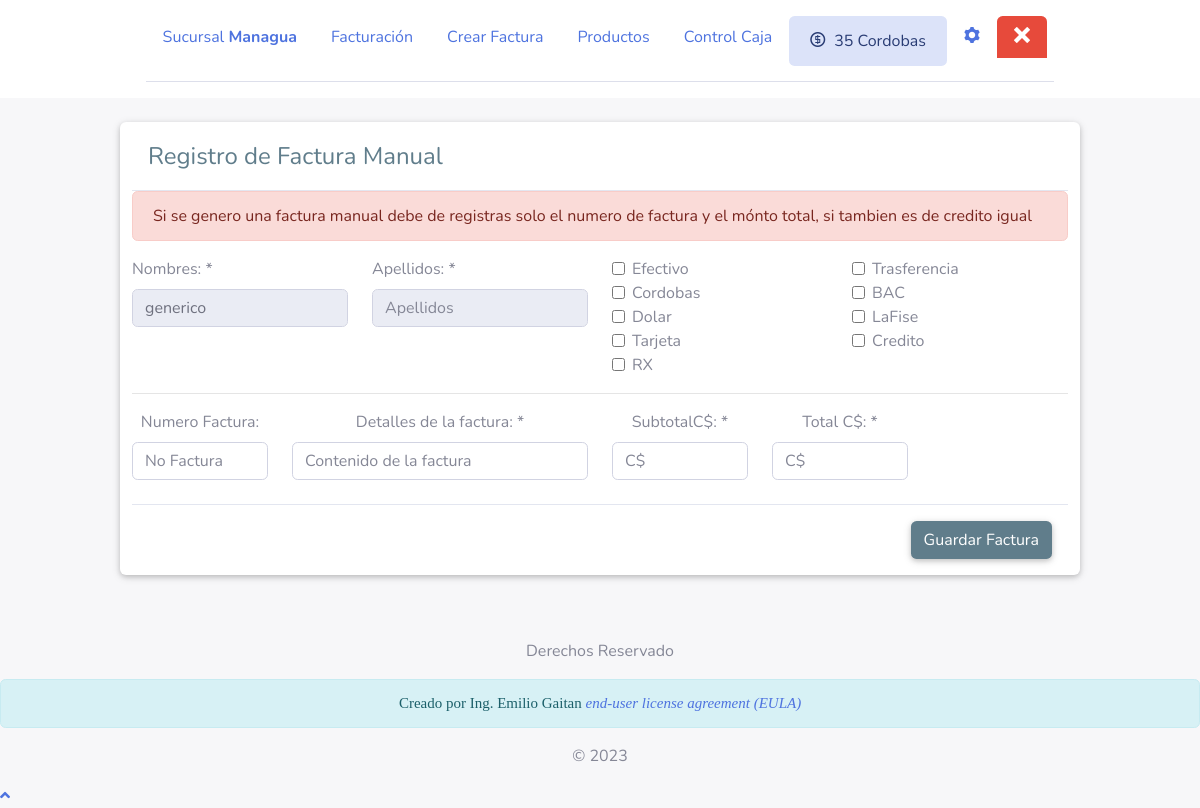
Before: /temporal/factura_manual.php (signed in) with the older database file.
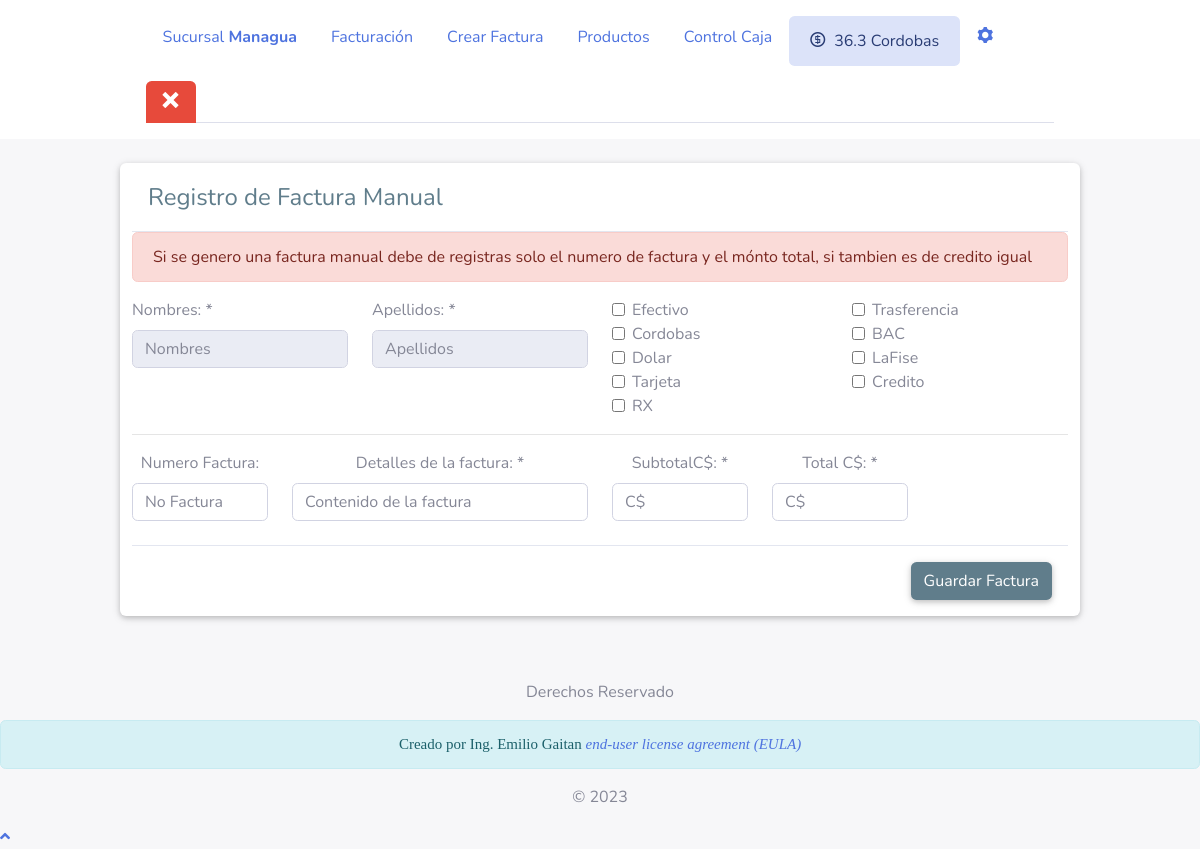
After: the same page with the newer database file.
### tables this page shows
CREATE TABLE `tasa` (
  `indcambio` int NOT NULL,
  `dolar` double DEFAULT NULL
);

CREATE TABLE `clientes` (
  `indcliente` int NOT NULL,
  `nombre` varchar(50) DEFAULT NULL,
  `apellido` varchar(50) DEFAULT NULL,
  `direccion1` varchar(100) DEFAULT NULL,
  `direccion2` varchar(100) DEFAULT NULL,
  `cedula` varchar(50) DEFAULT NULL,
  `telefono` varchar(25) DEFAULT NULL,
  `indsucursal` int DEFAULT NULL,
  `status` int DEFAULT NULL
);

### BD-Connection/datos_clientes.php (called while the page is built, shortened)
<?php
class datos_clientes
{
    public static function cambio_dolar($mysqli)
    {
        $result = $mysqli->query("SELECT * FROM `tasa`");
        $row = $result->fetch_array(MYSQLI_ASSOC);
        if (!empty($row)) {
            return $row["dolar"];
        } else {
            return "error";
        }
    }
    public static function buscar($indclientes, $mysqli)
    {
        $result = $mysqli->query("SELECT * FROM `clientes` WHERE indcliente= '$indclientes'");
        $row = $result->fetch_array(MYSQLI_ASSOC);
        if (!empty($row)) {
            return $row;
        } else {
            return "error";
        }
    }
}

### temporal/factura_manual.php (the view, shortened to what the changed rows need)
<?php
include_once "../header/header_panel.php";
if ($_GET) {
    $indcliente = $_GET["indcliente"];
    $_SESSION["manual"] = $indcliente;
} else {
    $indcliente = $_SESSION["manual"];
}
$row = datos_clientes::buscar($indcliente, $mysqli);
?>
<div class="container z-depth-1 rounded white" style="border-radius: 6px">
    <form action="<?php echo htmlspecialchars($_SERVER["PHP_SELF"]); ?>" method="post">
        <section class="row">
            <div class="control-pares col-md-3">
                <label for="" class="control-label">Nombres: *</label>
                <input type="text" name="textnombre" class="form-control"
                       value="<?php echo $row["nombre"] ?>" placeholder="Nombres" readonly=readonly>
            </div>
        </section>
        <br>
    </form>
</div>
<?php
include_once "../header/footer_temporal.php";
?>

### header/header_panel.php (shortened to what the changed rows need)
<!DOCTYPE html>
<html lang="es">
<head>
    <link rel="stylesheet" href="../assets/bootstrap/css/bootstrap.min.css">
    <link rel="stylesheet" href="../assets/fonts/fontawesome-all.min.css">
    <link rel="stylesheet" href="../assets/bootstrap/css/cssindex.css">
    <link rel="stylesheet" href="../assets/icomoon/style.css">
    <link rel="stylesheet" href="../assets/bootstrap/jquery-ui.css">
    <link rel="stylesheet" href="../resources/demos/style.css">
    <link rel="stylesheet" href="../assets/animate/css/libs/animate.css">
</head>
<body style="background-color: rgb(247,247,249)" id="page-top">
<?php
include_once '../BD-Connection/conection.php';
include_once '../BD-Connection/datos_clientes.php';
$dolar = datos_clientes::cambio_dolar($mysqli);
?>
<div class="white rounded container-fluid" id="esconder_menu">
    <div style="padding: 1em " class="container">
        <ul class="nav nav-tabs">
            <li class="nav-item">
                <a class="nav-link alert alert-primary" href="#"><i
                            class="icon-coin-dollar"> </i> <?php echo $dolar ?> Cordobas</a>
            </li>
        </ul>
    </div>
</div>
<br>

Changed rows visible on the page:
removed clientes: textnombre "generico"
changed tasa: dolar "35" → "36.3"
